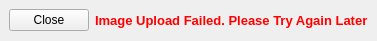
<?xml version="1.0" encoding="UTF-8"?>
<ui version="4.0">
 <class>Dialog</class>
 <widget class="QDialog" name="Dialog">
  <property name="windowModality">
   <enum>Qt::NonModal</enum>
  </property>
  <property name="enabled">
   <bool>true</bool>
  </property>
  <property name="geometry">
   <rect>
    <x>0</x>
    <y>0</y>
    <width>370</width>
    <height>41</height>
   </rect>
  </property>
  <property name="sizePolicy">
   <sizepolicy hsizetype="Expanding" vsizetype="Expanding">
    <horstretch>100</horstretch>
    <verstretch>100</verstretch>
   </sizepolicy>
  </property>
  <property name="acceptDrops">
   <bool>false</bool>
  </property>
  <property name="windowTitle">
   <string>Image Uploader</string>
  </property>
  <property name="windowOpacity">
   <double>1.000000000000000</double>
  </property>
  <property name="layoutDirection">
   <enum>Qt::LeftToRight</enum>
  </property>
  <property name="sizeGripEnabled">
   <bool>false</bool>
  </property>
  <property name="modal">
   <bool>false</bool>
  </property>
  <layout class="QGridLayout" name="gridLayout_2">
   <property name="sizeConstraint">
    <enum>QLayout::SetDefaultConstraint</enum>
   </property>
   <property name="leftMargin">
    <number>0</number>
   </property>
   <property name="topMargin">
    <number>0</number>
   </property>
   <property name="rightMargin">
    <number>0</number>
   </property>
   <property name="bottomMargin">
    <number>0</number>
   </property>
   <property name="spacing">
    <number>0</number>
   </property>
   <item row="0" column="1">
    <widget class="QStackedWidget" name="stackedWidget">
     <property name="currentIndex">
      <number>2</number>
     </property>
     <widget class="QWidget" name="loadingPage">
      <layout class="QGridLayout" name="gridLayout">
       <item row="0" column="0">
        <widget class="QPushButton" name="cancelButton">
         <property name="text">
          <string>Cancel</string>
         </property>
        </widget>
       </item>
       <item row="0" column="1">
        <widget class="QProgressBar" name="progressBar">
         <property name="maximum">
          <number>0</number>
         </property>
         <property name="value">
          <number>0</number>
         </property>
         <property name="textVisible">
          <bool>false</bool>
         </property>
        </widget>
       </item>
      </layout>
     </widget>
     <widget class="QWidget" name="successPage">
      <layout class="QHBoxLayout" name="horizontalLayout">
       <item>
        <widget class="QPushButton" name="openButton">
         <property name="text">
          <string>Open</string>
         </property>
        </widget>
       </item>
       <item>
        <widget class="QPushButton" name="copyButton">
         <property name="sizePolicy">
          <sizepolicy hsizetype="Fixed" vsizetype="Fixed">
           <horstretch>0</horstretch>
           <verstretch>0</verstretch>
          </sizepolicy>
         </property>
         <property name="text">
          <string>Copy</string>
         </property>
        </widget>
       </item>
       <item>
        <widget class="QLineEdit" name="lineEdit">
         <property name="sizePolicy">
          <sizepolicy hsizetype="Expanding" vsizetype="Minimum">
           <horstretch>0</horstretch>
           <verstretch>0</verstretch>
          </sizepolicy>
         </property>
         <property name="text">
          <string>https://i.imgur.com/dfbJrRp.png</string>
         </property>
        </widget>
       </item>
      </layout>
     </widget>
     <widget class="QWidget" name="failedPage">
      <layout class="QHBoxLayout" name="horizontalLayout_2">
       <item>
        <widget class="QPushButton" name="closeButton">
         <property name="text">
          <string>Close</string>
         </property>
        </widget>
       </item>
       <item>
        <widget class="QLabel" name="failLabel">
         <property name="text">
          <string>&lt;html&gt;&lt;head/&gt;&lt;body&gt;&lt;p&gt;&lt;span style=&quot; font-size:10pt; font-weight:600; color:#ff0000;&quot;&gt;Image Upload Failed. Please Try Again Later&lt;/span&gt;&lt;/p&gt;&lt;/body&gt;&lt;/html&gt;</string>
         </property>
         <property name="textFormat">
          <enum>Qt::RichText</enum>
         </property>
        </widget>
       </item>
      </layout>
     </widget>
    </widget>
   </item>
  </layout>
 </widget>
 <resources/>
 <connections/>
</ui>
